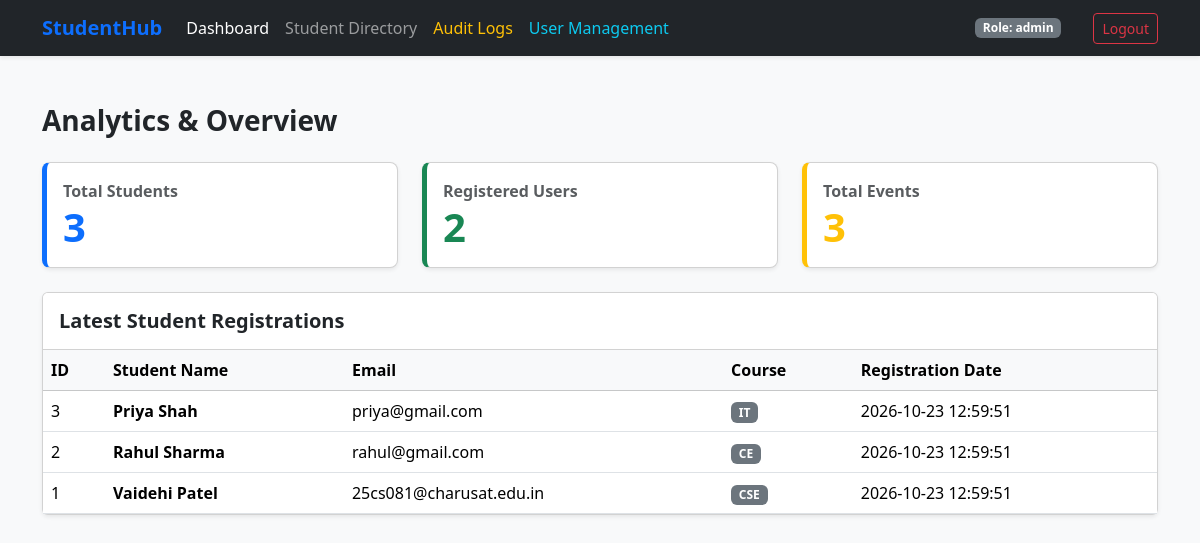
/dashboard.php (signed in), run on the app's committed database.
### tables this page shows
CREATE TABLE IF NOT EXISTS `api_students` (
  `id` int(11) NOT NULL AUTO_INCREMENT,
  `name` varchar(100) NOT NULL,
  `email` varchar(100) NOT NULL UNIQUE,
  `course` varchar(50) NOT NULL,
  `created_at` timestamp NOT NULL DEFAULT current_timestamp(),
  PRIMARY KEY (`id`)
);

### dashboard.php (the view, shortened to what this page needs)
<?php
require_once "auth_middleware.php";
$currentUserRole = $_SESSION['role'];
$studentCount = 0;
$userCount    = 0;
$eventCount   = 0;
if ($res = $conn->query("SELECT COUNT(*) AS total FROM api_students")) {
    $studentCount = $res->fetch_assoc()['total'];
}
if ($res = $conn->query("SELECT COUNT(*) AS total FROM users")) {
    $userCount = $res->fetch_assoc()['total'];
}
if ($res = $conn->query("SELECT COUNT(*) AS total FROM events")) {
    $eventCount = $res->fetch_assoc()['total'];
}
$recentRegistrations = [];
$regQuery = "SELECT id, name, email, course, created_at FROM api_students ORDER BY id DESC LIMIT 5";
if ($res = $conn->query($regQuery)) {
    while ($row = $res->fetch_assoc()) {
        $recentRegistrations[] = $row;
    }
}
?>
<!DOCTYPE html>
<html lang="en">
<head>
    <link href="https://cdn.jsdelivr.net/npm/bootstrap@5.3.3/dist/css/bootstrap.min.css" rel="stylesheet">
</head>
<body class="bg-light">
<nav class="navbar navbar-expand-lg navbar-dark bg-dark shadow-sm">
    <div class="container">
        <a class="navbar-brand fw-bold text-primary" href="dashboard.php">StudentHub</a>
        <div class="collapse navbar-collapse">
            <ul class="navbar-nav me-auto mb-2 mb-lg-0">
                <li class="nav-item"><a class="nav-link active" href="dashboard.php">Dashboard</a></li>
                <li class="nav-item"><a class="nav-link" href="index.html">Student Directory</a></li>
                <?php if ($currentUserRole === 'admin'): ?>
                    <li class="nav-item"><a class="nav-link text-warning" href="admin_audit.php">Audit Logs</a></li>
                    <li class="nav-item"><a class="nav-link text-info" href="manage_users.php">User Management</a></li>
                <?php endif; ?>
            </ul>
            <div class="d-flex align-items-center">
                <span class="badge bg-secondary me-3">Role: <?= htmlspecialchars($currentUserRole) ?></span>
                <a href="logout.php" class="btn btn-outline-danger btn-sm">Logout</a>
            </div>
        </div>
    </div>
</nav>
<div class="container my-5">
    <h3 class="fw-bold mb-4">Analytics & Overview</h3>
    <div class="row g-4 mb-4">
        <div class="col-md-4">
            <div class="card stat-card stat-students shadow-sm p-3 bg-white">
                <span class="text-muted fw-semibold">Total Students</span>
                <h2 class="display-6 fw-bold text-primary mb-0"><?= $studentCount ?></h2>
            </div>
        </div>
        <div class="col-md-4">
            <div class="card stat-card stat-users shadow-sm p-3 bg-white">
                <span class="text-muted fw-semibold">Registered Users</span>
                <h2 class="display-6 fw-bold text-success mb-0"><?= $userCount ?></h2>
            </div>
        </div>
        <div class="col-md-4">
            <div class="card stat-card stat-events shadow-sm p-3 bg-white">
                <span class="text-muted fw-semibold">Total Events</span>
                <h2 class="display-6 fw-bold text-warning mb-0"><?= $eventCount ?></h2>
            </div>
        </div>
    </div>
    <div class="card shadow-sm">
        <div class="card-header bg-white py-3">
            <h5 class="mb-0 fw-semibold">Latest Student Registrations</h5>
        </div>
        <div class="card-body p-0">
            <table class="table table-hover align-middle mb-0">
                <thead class="table-light">
                    <tr>
                        <th>ID</th>
                        <th>Student Name</th>
                        <th>Email</th>
                        <th>Course</th>
                        <th>Registration Date</th>
                    </tr>
                </thead>
                <tbody>
                    <?php if (!empty($recentRegistrations)): ?>
                        <?php foreach ($recentRegistrations as $reg): ?>
                            <tr>
                                <td><?= $reg['id'] ?></td>
                                <td><strong><?= htmlspecialchars($reg['name']) ?></strong></td>
                                <td><?= htmlspecialchars($reg['email']) ?></td>
                                <td><span class="badge bg-secondary"><?= htmlspecialchars($reg['course']) ?></span></td>
                                <td><?= htmlspecialchars($reg['created_at']) ?></td>
                            </tr>
                        <?php endforeach; ?>
                    <?php else: ?>
                        <tr><td colspan="5" class="text-center py-3 text-muted">No registrations found.</td></tr>
                    <?php endif; ?>
                </tbody>
            </table>
        </div>
    </div>
</div>
</body>
</html>

### dashboard.php (style rules this page uses)
.stat-card { border-radius: 8px; border-left: 5px solid; }
.stat-students { border-left-color: #0d6efd; }
.stat-users { border-left-color: #198754; }
.stat-events { border-left-color: #ffc107; }

### data on the page
api_students: id "3", name "Priya Shah", email "priya@gmail.com", course "IT", created_at "2026-10-23 12:59:51"
api_students: id "2", name "Rahul Sharma", email "rahul@gmail.com", course "CE", created_at "2026-10-23 12:59:51"
api_students: id "1", name "Vaidehi Patel", email "25cs081@charusat.edu.in", course "CSE", created_at "2026-10-23 12:59:51"

### other printed values
$currentUserRole "admin"
$studentCount "3"
$userCount "2"
$eventCount "3"
